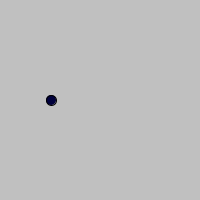
Frame 1 (no input)
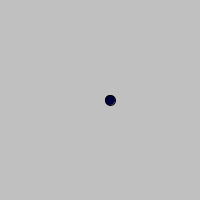
Frame 60 (the mouse pressed at the canvas centre just before this capture)
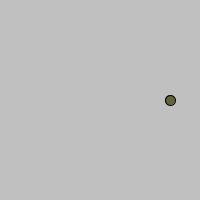
Frame 120 (the mouse held since frame 60 and released just before this capture)

The Processing sketch that drew these frames (run headless with seeded random() and noise(); from frame 60 on, the mouse is pressed at the canvas centre):

// Processing sketch: processing_113856
// ── processing_113856.pde

int diameter = 10;
int positionX = 50;
int Switch = 0;
void setup(){
  size(200,200);
}
void draw(){
  background(192);
  fill(mouseX,mouseY,60);

  if(positionX >= width-diameter/2){
    Switch = 1;
 
    }
   if(positionX == diameter/2){
    Switch = 0;
   }
  
  if (Switch==0){
   positionX++;   //position = position + 1; 

    
   
}else{
    positionX--; }
     

  ellipse(positionX,100,diameter,diameter); 
   }
